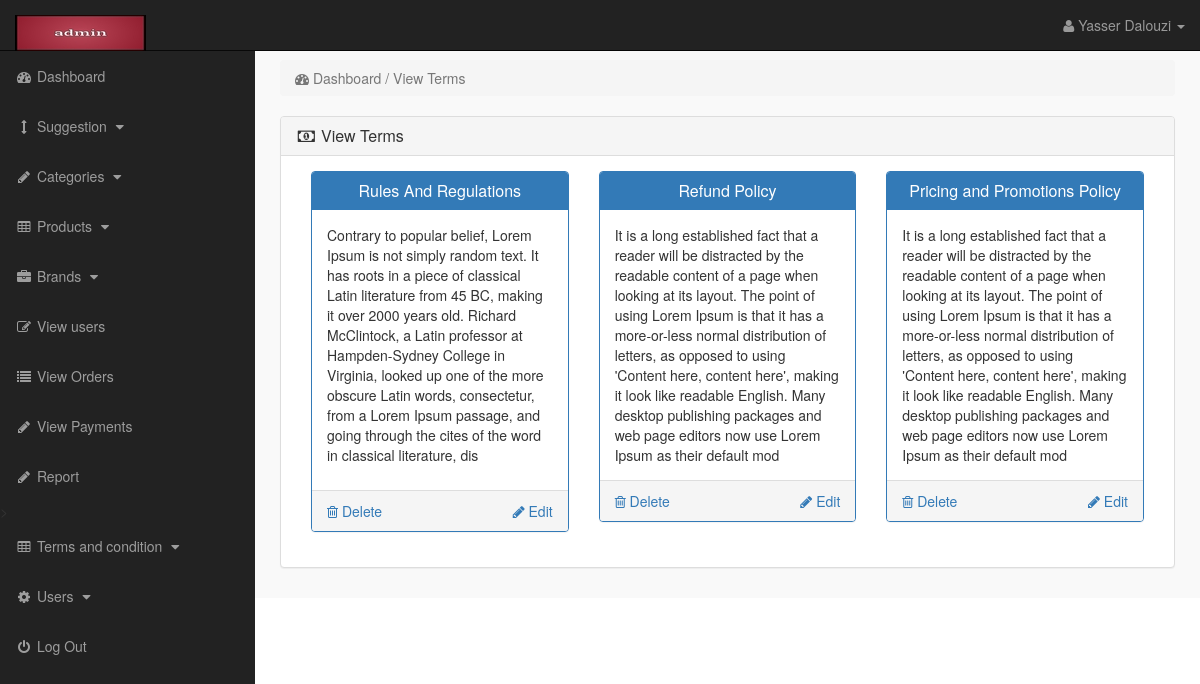
Page /admin_area/index.php?view_terms (signed in) on the committed database.
### tables this page shows
CREATE TABLE `terms` (
  `term_id` int(10) NOT NULL,
  `term_title` varchar(100) NOT NULL,
  `term_link` varchar(100) NOT NULL,
  `term_desc` text NOT NULL
);

### admin_area/view_terms.php (the view)
<?php
if(!isset($_SESSION['admin_email'])){
echo "<script>window.open('login.php','_self')</script>";
}
else {
?>
<div class="row">
<div class="col-lg-12">
<ol class="breadcrumb" >
<li class="active" >
<i class="fa fa-dashboard"></i> Dashboard / View Terms
</li>
</ol>
</div>
</div>
<div class="row">
<div class="col-lg-12">
<div class="panel panel-default">
<div class="panel-heading">
<h3 class="panel-title">
<i class="fa fa-money fa-fw"></i> View Terms
</h3>
</div>
<div class="panel-body">
<?php
$get_terms = "select * from terms";
$run_terms = mysqli_query($con,$get_terms);
while($row_terms = mysqli_fetch_array($run_terms)){
$term_id = $row_terms['term_id'];
$term_title = $row_terms['term_title'];
$term_desc = substr($row_terms['term_desc'],0,400);
?>
<div class="col-lg-4 col-md-4">
<div class="panel panel-primary">
<div class="panel-heading">
<h3 class="panel-title" align="center">
<?php echo $term_title; ?>
</h3>
</div>
<div class="panel-body">
<?php echo $term_desc; ?>
</div>
<div class="panel-footer">
<a href="index.php?delete_term=<?php echo $term_id; ?>" class="pull-left">
<i class="fa fa-trash-o"></i> Delete
</a>
<a href="index.php?edit_term=<?php echo $term_id; ?>" class="pull-right">
<i class="fa fa-pencil"></i> Edit
</a>
<div class="clearfix"> </div>
</div>
</div>
</div>
<?php } ?>
</div>
</div>
</div>
</div>
<?php } ?>

### admin_area/includes/sidebar.php (shortened to what this page needs)
<?php
if(!isset($_SESSION['admin_email'])){
echo "<script>window.open('login.php','_self')</script>";
}
else {
?>
<nav class="navbar navbar-inverse navbar-fixed-top" >
<div class="navbar-header" >
<a class="navbar-brand" href="index.php?dashboard" ><img src="admin_images/l.jpg"></a>
</div>
<ul class="nav navbar-right top-nav" >
<li class="dropdown" >
<a href="#" class="dropdown-toggle" data-toggle="dropdown" >
<i class="fa fa-user" ></i>
<?php echo $admin_name; ?> <b class="caret" ></b>
</a>
</li>
</ul>
<div class="collapse navbar-collapse navbar-ex1-collapse">
<ul class="nav navbar-nav side-nav">
<li>
<a href="index.php?dashboard">
<i class="fa fa-fw fa-dashboard"></i> Dashboard
</a>
</li>
<li>
<a href="#" data-toggle="collapse" data-target="#cat">
<i class="fa fa-fw fa-arrows-v"></i> Suggestion
<i class="fa fa-fw fa-caret-down"></i>
</a>
</li>
<li>
<a href="#" data-toggle="collapse" data-target="#p_cat">
<i class="fa fa-fw fa-pencil"></i>  Categories
<i class="fa fa-fw fa-caret-down"></i>
</a>
</li>
<li>
<a href="#" data-toggle="collapse" data-target="#products">
<i class="fa fa-fw fa-table"></i> Products
<i class="fa fa-fw fa-caret-down"></i>
</a>
</li>
<li>
<a href="#" data-toggle="collapse" data-target="#manufacturers">
<i class="fa fa-fw fa-briefcase"></i> Brands
<i class="fa fa-fw fa-caret-down"></i>
</a>
</li>
<li>
<a href="index.php?view_customers">
<i class="fa fa-fw fa-edit"></i> View users
</a>
</li>
<li>
<a href="index.php?view_orders">
<i class="fa fa-fw fa-list"></i> View Orders
</a>
</li>
<li>
<a href="index.php?view_payments">
<i class="fa fa-fw fa-pencil"></i> View Payments
</a>
</li>
<li>
<a href="index.php?view_payments.php">
<i class="fa fa-fw fa-pencil"></i> Report
</a>
</li>
<li>
<a href="#" data-toggle="collapse" data-target="#terms" >
<i class="fa fa-fw fa-table"></i> Terms and condition
<i class="fa fa-fw fa-caret-down"></i>
</a>
</li>
<li>
<a href="#" data-toggle="collapse" data-target="#users">
<i class="fa fa-fw fa-gear"></i> Users
<i class="fa fa-fw fa-caret-down"></i>
</a>
</li>
<li>
<a href="logout.php">
<i class="fa fa-fw fa-power-off"></i> Log Out
</a>
</li>
</ul>
</div>
</nav>
<?php } ?>

### admin_area/css/style.css (style rules this page uses)
body { margin-top:100px; }
@media (min-width: 768px) { body { margin-top:50px; } }
.top-nav { padding:0 15px; }
.top-nav>li { display:inline-block; float:left; }
.top-nav>li>a { padding-top:15px; padding-bottom:15px; line-height:20px; color:#999; }
@media (min-width: 768px) { .side-nav { position:fixed; top:51px; width:255px; border-radius:0; overflow-y:auto; background-color: #222; bottom:0; overflow-x:hidden; padding-bottom:40px; } }
@media (min-width: 768px) { .side-nav>li>a { width:255px; } }
.panel-body { border-radius:5px; }

### rows in the picture
terms: term_title "Rules And Regulations", term_desc "Contrary to popular belief, Lorem Ipsum is not simply random text. It has roots in a piece of classical Latin literature from 45 BC, making it over 2000 years old. Richard McClintock, a Latin professor at Hampden-Sydney College in Virginia, looked up one of the more obscure Latin words, consectetur, from a Lorem Ipsum passage, and going through the cites of the word in classical literature, dis"
terms: term_title "Refund Policy", term_desc "It is a long established fact that a reader will be distracted by the readable content of a page when looking at its layout. The point of using Lorem Ipsum is that it has a more-or-less normal distribution of letters, as opposed to using 'Content here, content here', making it look like readable English. Many desktop publishing packages and web page editors now use Lorem Ipsum as their default mod"
terms: term_title "Pricing and Promotions Policy", term_desc "It is a long established fact that a reader will be distracted by the readable content of a page when looking at its layout. The point of using Lorem Ipsum is that it has a more-or-less normal distribution of letters, as opposed to using 'Content here, content here', making it look like readable English. Many desktop publishing packages and web page editors now use Lorem Ipsum as their default mod"

### other values in the picture
$admin_name "Yasser Dalouzi"
